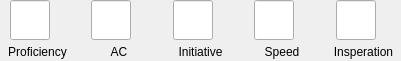
   <widget class="QWidget" name="widget" native="true">
    <property name="geometry">
     <rect>
      <x>230</x>
      <y>30</y>
      <width>401</width>
      <height>61</height>
     </rect>
    </property>
    <layout class="QHBoxLayout" name="horizontalLayout_2">
     <property name="leftMargin">
      <number>0</number>
     </property>
     <property name="topMargin">
      <number>0</number>
     </property>
     <property name="rightMargin">
      <number>0</number>
     </property>
     <property name="bottomMargin">
      <number>0</number>
     </property>
     <item>
      <widget class="QWidget" name="widget_28" native="true">
       <layout class="QVBoxLayout" name="verticalLayout_25">
        <property name="spacing">
         <number>3</number>
        </property>
        <property name="leftMargin">
         <number>0</number>
        </property>
        <property name="topMargin">
         <number>0</number>
        </property>
        <property name="rightMargin">
         <number>0</number>
        </property>
        <property name="bottomMargin">
         <number>0</number>
        </property>
        <item>
         <widget class="QWidget" name="widget_40" native="true">
          <layout class="QVBoxLayout" name="verticalLayout_31">
           <property name="leftMargin">
            <number>10</number>
           </property>
           <property name="topMargin">
            <number>0</number>
           </property>
           <property name="rightMargin">
            <number>10</number>
           </property>
           <property name="bottomMargin">
            <number>0</number>
           </property>
           <item>
            <widget class="QLineEdit" name="lineEdit_44">
             <property name="minimumSize">
              <size>
               <width>40</width>
               <height>40</height>
              </size>
             </property>
             <property name="maximumSize">
              <size>
               <width>40</width>
               <height>40</height>
              </size>
             </property>
             <property name="alignment">
              <set>Qt::AlignCenter</set>
             </property>
            </widget>
           </item>
          </layout>
         </widget>
        </item>
        <item>
         <widget class="QLabel" name="label_10">
          <property name="text">
           <string>Proficiency</string>
          </property>
          <property name="alignment">
           <set>Qt::AlignCenter</set>
          </property>
         </widget>
        </item>
       </layout>
      </widget>
     </item>
     <item>
      <widget class="QWidget" name="widget_26" native="true">
       <layout class="QVBoxLayout" name="verticalLayout_23">
        <property name="spacing">
         <number>3</number>
        </property>
        <property name="leftMargin">
         <number>0</number>
        </property>
        <property name="topMargin">
         <number>0</number>
        </property>
        <property name="rightMargin">
         <number>0</number>
        </property>
        <property name="bottomMargin">
         <number>0</number>
        </property>
        <item>
         <widget class="QWidget" name="widget_32" native="true">
          <layout class="QVBoxLayout" name="verticalLayout_28">
           <property name="leftMargin">
            <number>10</number>
           </property>
           <property name="topMargin">
            <number>0</number>
           </property>
           <property name="rightMargin">
            <number>10</number>
           </property>
           <property name="bottomMargin">
            <number>0</number>
           </property>
           <item>
            <widget class="QLineEdit" name="lineEdit_41">
             <property name="minimumSize">
              <size>
               <width>40</width>
               <height>40</height>
              </size>
             </property>
             <property name="maximumSize">
              <size>
               <width>40</width>
               <height>40</height>
              </size>
             </property>
             <property name="alignment">
              <set>Qt::AlignCenter</set>
             </property>
            </widget>
           </item>
          </layout>
         </widget>
        </item>
        <item>
         <widget class="QLabel" name="label_8">
          <property name="text">
           <string>AC</string>
          </property>
          <property name="alignment">
           <set>Qt::AlignCenter</set>
          </property>
         </widget>
        </item>
       </layout>
      </widget>
     </item>
     <item>
      <widget class="QWidget" name="widget_25" native="true">
       <layout class="QVBoxLayout" name="verticalLayout_22">
        <property name="spacing">
         <number>3</number>
        </property>
        <property name="leftMargin">
         <number>0</number>
        </property>
        <property name="topMargin">
         <number>0</number>
        </property>
        <property name="rightMargin">
         <number>0</number>
        </property>
        <property name="bottomMargin">
         <number>0</number>
        </property>
        <item>
         <widget class="QWidget" name="widget_33" native="true">
          <layout class="QVBoxLayout" name="verticalLayout_29">
           <property name="leftMargin">
            <number>10</number>
           </property>
           <property name="topMargin">
            <number>0</number>
           </property>
           <property name="rightMargin">
            <number>10</number>
           </property>
           <property name="bottomMargin">
            <number>0</number>
           </property>
           <item>
            <widget class="QLineEdit" name="lineEdit_42">
             <property name="minimumSize">
              <size>
               <width>40</width>
               <height>40</height>
              </size>
             </property>
             <property name="maximumSize">
              <size>
               <width>40</width>
               <height>40</height>
              </size>
             </property>
             <property name="alignment">
              <set>Qt::AlignCenter</set>
             </property>
            </widget>
           </item>
          </layout>
         </widget>
        </item>
        <item>
         <widget class="QLabel" name="label_7">
          <property name="text">
           <string>Initiative</string>
          </property>
          <property name="alignment">
           <set>Qt::AlignCenter</set>
          </property>
         </widget>
        </item>
       </layout>
      </widget>
     </item>
     <item>
      <widget class="QWidget" name="widget_27" native="true">
       <layout class="QVBoxLayout" name="verticalLayout_24">
        <property name="spacing">
         <number>3</number>
        </property>
        <property name="leftMargin">
         <number>0</number>
        </property>
        <property name="topMargin">
         <number>0</number>
        </property>
        <property name="rightMargin">
         <number>0</number>
        </property>
        <property name="bottomMargin">
         <number>0</number>
        </property>
        <item>
         <widget class="QWidget" name="widget_34" native="true">
          <layout class="QVBoxLayout" name="verticalLayout_30">
           <property name="leftMargin">
            <number>10</number>
           </property>
           <property name="topMargin">
            <number>0</number>
           </property>
           <property name="rightMargin">
            <number>10</number>
           </property>
           <property name="bottomMargin">
            <number>0</number>
           </property>
           <item>
            <widget class="QLineEdit" name="lineEdit_43">
             <property name="minimumSize">
              <size>
               <width>40</width>
               <height>40</height>
              </size>
             </property>
             <property name="maximumSize">
              <size>
               <width>40</width>
               <height>40</height>
              </size>
             </property>
             <property name="alignment">
              <set>Qt::AlignCenter</set>
             </property>
            </widget>
           </item>
          </layout>
         </widget>
        </item>
        <item>
         <widget class="QLabel" name="label_9">
          <property name="text">
           <string>Speed</string>
          </property>
          <property name="alignment">
           <set>Qt::AlignCenter</set>
          </property>
         </widget>
        </item>
       </layout>
      </widget>
     </item>
     <item>
      <widget class="QWidget" name="widget_29" native="true">
       <layout class="QVBoxLayout" name="verticalLayout_26">
        <property name="spacing">
         <number>3</number>
        </property>
        <property name="leftMargin">
         <number>0</number>
        </property>
        <property name="topMargin">
         <number>0</number>
        </property>
        <property name="rightMargin">
         <number>0</number>
        </property>
        <property name="bottomMargin">
         <number>0</number>
        </property>
        <item>
         <widget class="QWidget" name="widget_39" native="true">
          <layout class="QVBoxLayout" name="verticalLayout_32">
           <property name="leftMargin">
            <number>10</number>
           </property>
           <property name="topMargin">
            <number>0</number>
           </property>
           <property name="rightMargin">
            <number>10</number>
           </property>
           <property name="bottomMargin">
            <number>0</number>
           </property>
           <item>
            <widget class="QLineEdit" name="lineEdit_45">
             <property name="minimumSize">
              <size>
               <width>40</width>
               <height>40</height>
              </size>
             </property>
             <property name="maximumSize">
              <size>
               <width>40</width>
               <height>40</height>
              </size>
             </property>
             <property name="alignment">
              <set>Qt::AlignCenter</set>
             </property>
            </widget>
           </item>
          </layout>
         </widget>
        </item>
        <item>
         <widget class="QLabel" name="label_12">
          <property name="text">
           <string>Insperation</string>
          </property>
          <property name="alignment">
           <set>Qt::AlignCenter</set>
          </property>
         </widget>
        </item>
       </layout>
      </widget>
     </item>
    </layout>
   </widget>
